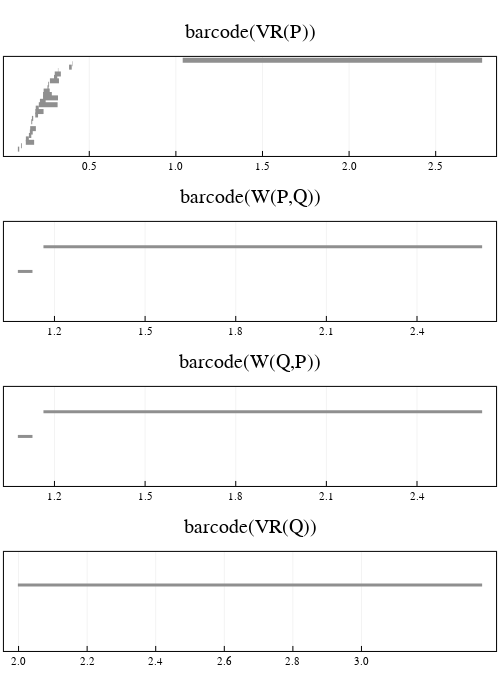

Notebook code cell kept with this figure:
### Code cell
# plot barcodes
barcode_P = barcode(VR_P, dim = 1)
barcode_W_PQ = barcode(W_P["eirene_output"], dim = 1)
barcode_W_QP = barcode(W_Q["eirene_output"], dim = 1)
barcode_Q = barcode(VR_Q, dim = 1)

p1 = plot_barcode(barcode_P, title = "barcode(VR(P))")
p2 = plot_barcode(barcode_W_PQ, title = "barcode(W(P,Q))", lw = 3)
p3 = plot_barcode(barcode_W_QP, title = "barcode(W(Q,P))", lw = 3)
p4 = plot_barcode(barcode_Q, title = "barcode(VR(Q))", lw = 3)

plot(p1, p2, p3, p4, layout = grid(4,1), size = (500, 700))

### Figure 1 — Plotly figure (JSON) as saved in the notebook; plotly's stock layout.template omitted (floating-point values rounded to 4 significant figures)
{"data": [{"colorbar": {"title": ""}, "hoverinfo": "text", "legendgroup": "y1", "line": {"color": "rgba(143, 143, 143, 1.000)", "dash": "solid", "shape": "linear", "width": 5}, "mode": "lines", "name": "y1", "showlegend": true, "text": ["class 7", "class 7"], "type": "scatter", "x": [0.08768, 0.09556], "xaxis": "x1", "y": [1, 1], "yaxis": "y1", "zmax": null, "zmin": null}, {"colorbar": {"title": ""}, "hoverinfo": "text", "legendgroup": "y2", "line": {"color": "rgba(143, 143, 143, 1.000)", "dash": "solid", "shape": "linear", "width": 5}, "mode": "lines", "name": "y2", "showlegend": true, "text": ["class 1", "class 1"], "type": "scatter", "x": [0.1057, 0.1104], "xaxis": "x1", "y": [2, 2], "yaxis": "y1", "zmax": null, "zmin": null}, {"colorbar": {"title": ""}, "hoverinfo": "text", "legendgroup": "y3", "line": {"color": "rgba(143, 143, 143, 1.000)", "dash": "solid", "shape": "linear", "width": 5}, "mode": "lines", "name": "y3", "showlegend": true, "text": ["class 25", "class 25"], "type": "scatter", "x": [0.1335, 0.1816], "xaxis": "x1", "y": [3, 3], "yaxis": "y1", "zmax": null, "zmin": null}, {"colorbar": {"title": ""}, "hoverinfo": "text", "legendgroup": "y4", "line": {"color": "rgba(143, 143, 143, 1.000)", "dash": "solid", "shape": "linear", "width": 5}, "mode": "lines", "name": "y4", "showlegend": true, "text": ["class 2", "class 2"], "type": "scatter", "x": [0.1339, 0.1511], "xaxis": "x1", "y": [4, 4], "yaxis": "y1", "zmax": null, "zmin": null}, {"colorbar": {"title": ""}, "hoverinfo": "text", "legendgroup": "y5", "line": {"color": "rgba(143, 143, 143, 1.000)", "dash": "solid", "shape": "linear", "width": 5}, "mode": "lines", "name": "y5", "showlegend": true, "text": ["class 8", "class 8"], "type": "scatter", "x": [0.1514, 0.1652], "xaxis": "x1", "y": [5, 5], "yaxis": "y1", "zmax": null, "zmin": null}, {"colorbar": {"title": ""}, "hoverinfo": "text", "legendgroup": "y6", "line": {"color": "rgba(143, 143, 143, 1.000)", "dash": "solid", "shape": "linear", "width": 5}, "mode": "lines", "name": "y6", "showlegend": true, "text": ["class 9", "class 9"], "type": "scatter", "x": [0.1569, 0.1736], "xaxis": "x1", "y": [6, 6], "yaxis": "y1", "zmax": null, "zmin": null}, {"colorbar": {"title": ""}, "hoverinfo": "text", "legendgroup": "y7", "line": {"color": "rgba(143, 143, 143, 1.000)", "dash": "solid", "shape": "linear", "width": 5}, "mode": "lines", "name": "y7", "showlegend": true, "text": ["class 10", "class 10"], "type": "scatter", "x": [0.1588, 0.1916], "xaxis": "x1", "y": [7, 7], "yaxis": "y1", "zmax": null, "zmin": null}, {"colorbar": {"title": ""}, "hoverinfo": "text", "legendgroup": "y8", "line": {"color": "rgba(143, 143, 143, 1.000)", "dash": "solid", "shape": "linear", "width": 5}, "mode": "lines", "name": "y8", "showlegend": true, "text": ["class 11", "class 11"], "type": "scatter", "x": [0.1594, 0.1605], "xaxis": "x1", "y": [8, 8], "yaxis": "y1", "zmax": null, "zmin": null}, {"colorbar": {"title": ""}, "hoverinfo": "text", "legendgroup": "y9", "line": {"color": "rgba(143, 143, 143, 1.000)", "dash": "solid", "shape": "linear", "width": 5}, "mode": "lines", "name": "y9", "showlegend": true, "text": ["class 3", "class 3"], "type": "scatter", "x": [0.1651, 0.1706], "xaxis": "x1", "y": [9, 9], "yaxis": "y1", "zmax": null, "zmin": null}, {"colorbar": {"title": ""}, "hoverinfo": "text", "legendgroup": "y10", "line": {"color": "rgba(143, 143, 143, 1.000)", "dash": "solid", "shape": "linear", "width": 5}, "mode": "lines", "name": "y10", "showlegend": true, "text": ["class 12", "class 12"], "type": "scatter", "x": [0.1689, 0.1761], "xaxis": "x1", "y": [10, 10], "yaxis": "y1", "zmax": null, "zmin": null}, {"colorbar": {"title": ""}, "hoverinfo": "text", "legendgroup": "y11", "line": {"color": "rgba(143, 143, 143, 1.000)", "dash": "solid", "shape": "linear", "width": 5}, "mode": "lines", "name": "y11", "showlegend": true, "text": ["class 13", "class 13"], "type": "scatter", "x": [0.1882, 0.2042], "xaxis": "x1", "y": [11, 11], "yaxis": "y1", "zmax": null, "zmin": null}, {"colorbar": {"title": ""}, "hoverinfo": "text", "legendgroup": "y12", "line": {"color": "rgba(143, 143, 143, 1.000)", "dash": "solid", "shape": "linear", "width": 5}, "mode": "lines", "name": "y12", "showlegend": true, "text": ["class 14", "class 14"], "type": "scatter", "x": [0.1887, 0.236], "xaxis": "x1", "y": [12, 12], "yaxis": "y1", "zmax": null, "zmin": null}, {"colorbar": {"title": ""}, "hoverinfo": "text", "legendgroup": "y13", "line": {"color": "rgba(143, 143, 143, 1.000)", "dash": "solid", "shape": "linear", "width": 5}, "mode": "lines", "name": "y13", "showlegend": true, "text": ["class 4", "class 4"], "type": "scatter", "x": [0.1908, 0.2084], "xaxis": "x1", "y": [13, 13], "yaxis": "y1", "zmax": null, "zmin": null}, {"colorbar": {"title": ""}, "hoverinfo": "text", "legendgroup": "y14", "line": {"color": "rgba(143, 143, 143, 1.000)", "dash": "solid", "shape": "linear", "width": 5}, "mode": "lines", "name": "y14", "showlegend": true, "text": ["class 26", "class 26"], "type": "scatter", "x": [0.2086, 0.3171], "xaxis": "x1", "y": [14, 14], "yaxis": "y1", "zmax": null, "zmin": null}, {"colorbar": {"title": ""}, "hoverinfo": "text", "legendgroup": "y15", "line": {"color": "rgba(143, 143, 143, 1.000)", "dash": "solid", "shape": "linear", "width": 5}, "mode": "lines", "name": "y15", "showlegend": true, "text": ["class 15", "class 15"], "type": "scatter", "x": [0.2151, 0.2481], "xaxis": "x1", "y": [15, 15], "yaxis": "y1", "zmax": null, "zmin": null}, {"colorbar": {"title": ""}, "hoverinfo": "text", "legendgroup": "y16", "line": {"color": "rgba(143, 143, 143, 1.000)", "dash": "solid", "shape": "linear", "width": 5}, "mode": "lines", "name": "y16", "showlegend": true, "text": ["class 16", "class 16"], "type": "scatter", "x": [0.233, 0.3193], "xaxis": "x1", "y": [16, 16], "yaxis": "y1", "zmax": null, "zmin": null}, {"colorbar": {"title": ""}, "hoverinfo": "text", "legendgroup": "y17", "line": {"color": "rgba(143, 143, 143, 1.000)", "dash": "solid", "shape": "linear", "width": 5}, "mode": "lines", "name": "y17", "showlegend": true, "text": ["class 27", "class 27"], "type": "scatter", "x": [0.2331, 0.2837], "xaxis": "x1", "y": [17, 17], "yaxis": "y1", "zmax": null, "zmin": null}, {"colorbar": {"title": ""}, "hoverinfo": "text", "legendgroup": "y18", "line": {"color": "rgba(143, 143, 143, 1.000)", "dash": "solid", "shape": "linear", "width": 5}, "mode": "lines", "name": "y18", "showlegend": true, "text": ["class 17", "class 17"], "type": "scatter", "x": [0.2365, 0.2717], "xaxis": "x1", "y": [18, 18], "yaxis": "y1", "zmax": null, "zmin": null}, {"colorbar": {"title": ""}, "hoverinfo": "text", "legendgroup": "y19", "line": {"color": "rgba(143, 143, 143, 1.000)", "dash": "solid", "shape": "linear", "width": 5}, "mode": "lines", "name": "y19", "showlegend": true, "text": ["class 18", "class 18"], "type": "scatter", "x": [0.2586, 0.2653], "xaxis": "x1", "y": [19, 19], "yaxis": "y1", "zmax": null, "zmin": null}, {"colorbar": {"title": ""}, "hoverinfo": "text", "legendgroup": "y20", "line": {"color": "rgba(143, 143, 143, 1.000)", "dash": "solid", "shape": "linear", "width": 5}, "mode": "lines", "name": "y20", "showlegend": true, "text": ["class 5", "class 5"], "type": "scatter", "x": [0.2631, 0.2679], "xaxis": "x1", "y": [20, 20], "yaxis": "y1", "zmax": null, "zmin": null}, {"colorbar": {"title": ""}, "hoverinfo": "text", "legendgroup": "y21", "line": {"color": "rgba(143, 143, 143, 1.000)", "dash": "solid", "shape": "linear", "width": 5}, "mode": "lines", "name": "y21", "showlegend": true, "text": ["class 19", "class 19"], "type": "scatter", "x": [0.2727, 0.3249], "xaxis": "x1", "y": [21, 21], "yaxis": "y1", "zmax": null, "zmin": null}, {"colorbar": {"title": ""}, "hoverinfo": "text", "legendgroup": "y22", "line": {"color": "rgba(143, 143, 143, 1.000)", "dash": "solid", "shape": "linear", "width": 5}, "mode": "lines", "name": "y22", "showlegend": true, "text": ["class 20", "class 20"], "type": "scatter", "x": [0.2964, 0.3151], "xaxis": "x1", "y": [22, 22], "yaxis": "y1", "zmax": null, "zmin": null}, {"colorbar": {"title": ""}, "hoverinfo": "text", "legendgroup": "y23", "line": {"color": "rgba(143, 143, 143, 1.000)", "dash": "solid", "shape": "linear", "width": 5}, "mode": "lines", "name": "y23", "showlegend": true, "text": ["class 21", "class 21"], "type": "scatter", "x": [0.3006, 0.3359], "xaxis": "x1", "y": [23, 23], "yaxis": "y1", "zmax": null, "zmin": null}, {"colorbar": {"title": ""}, "hoverinfo": "text", "legendgroup": "y24", "line": {"color": "rgba(143, 143, 143, 1.000)", "dash": "solid", "shape": "linear", "width": 5}, "mode": "lines", "name": "y24", "showlegend": true, "text": ["class 6", "class 6"], "type": "scatter", "x": [0.3191, 0.3211], "xaxis": "x1", "y": [24, 24], "yaxis": "y1", "zmax": null, "zmin": null}, {"colorbar": {"title": ""}, "hoverinfo": "text", "legendgroup": "y25", "line": {"color": "rgba(143, 143, 143, 1.000)", "dash": "solid", "shape": "linear", "width": 5}, "mode": "lines", "name": "y25", "showlegend": true, "text": ["class 22", "class 22"], "type": "scatter", "x": [0.3833, 0.3986], "xaxis": "x1", "y": [25, 25], "yaxis": "y1", "zmax": null, "zmin": null}, {"colorbar": {"title": ""}, "hoverinfo": "text", "legendgroup": "y26", "line": {"color": "rgba(143, 143, 143, 1.000)", "dash": "solid", "shape": "linear", "width": 5}, "mode": "lines", "name": "y26", "showlegend": true, "text": ["class 23", "class 23"], "type": "scatter", "x": [0.4016, 0.404], "xaxis": "x1", "y": [26, 26], "yaxis": "y1", "zmax": null, "zmin": null}, {"colorbar": {"title": ""}, "hoverinfo": "text", "legendgroup": "y27", "line": {"color": "rgba(143, 143, 143, 1.000)", "dash": "solid", "shape": "linear", "width": 5}, "mode": "lines", "name": "y27", "showlegend": true, "text": ["class 24", "class 24"], "type": "scatter", "x": [1.039, 2.768], "xaxis": "x1", "y": [27, 27], "yaxis": "y1", "zmax": null, "zmin": null}, {"colorbar": {"title": ""}, "hoverinfo": "text", "legendgroup": "y1", "line": {"color": "rgba(143, 143, 143, 1.000)", "dash": "solid", "shape": "linear", "width": 3}, "mode": "lines", "name": "y1", "showlegend": true, "text": ["class 1", "class 1"], "type": "scatter", "x": [1.079, 1.127], "xaxis": "x2", "y": [1, 1], "yaxis": "y2", "zmax": null, "zmin": null}, {"colorbar": {"title": ""}, "hoverinfo": "text", "legendgroup": "y2", "line": {"color": "rgba(143, 143, 143, 1.000)", "dash": "solid", "shape": "linear", "width": 3}, "mode": "lines", "name": "y2", "showlegend": true, "text": ["class 2", "class 2"], "type": "scatter", "x": [1.164, 2.616], "xaxis": "x2", "y": [2, 2], "yaxis": "y2", "zmax": null, "zmin": null}, {"colorbar": {"title": ""}, "hoverinfo": "text", "legendgroup": "y1", "line": {"color": "rgba(143, 143, 143, 1.000)", "dash": "solid", "shape": "linear", "width": 3}, "mode": "lines", "name": "y1", "showlegend": true, "text": ["class 1", "class 1"], "type": "scatter", "x": [1.079, 1.127], "xaxis": "x3", "y": [1, 1], "yaxis": "y3", "zmax": null, "zmin": null}, {"colorbar": {"title": ""}, "hoverinfo": "text", "legendgroup": "y2", "line": {"color": "rgba(143, 143, 143, 1.000)", "dash": "solid", "shape": "linear", "width": 3}, "mode": "lines", "name": "y2", "showlegend": true, "text": ["class 2", "class 2"], "type": "scatter", "x": [1.164, 2.616], "xaxis": "x3", "y": [2, 2], "yaxis": "y3", "zmax": null, "zmin": null}, {"colorbar": {"title": ""}, "hoverinfo": "text", "legendgroup": "y1", "line": {"color": "rgba(143, 143, 143, 1.000)", "dash": "solid", "shape": "linear", "width": 3}, "mode": "lines", "name": "y1", "showlegend": true, "text": ["class 1", "class 1"], "type": "scatter", "x": [1.998, 3.352], "xaxis": "x4", "y": [1, 1], "yaxis": "y4", "zmax": null, "zmin": null}], "layout": {"annotations": [{"font": {"color": "rgba(0, 0, 0, 1.000)", "family": "sans-serif", "size": 20}, "rotation": 0, "showarrow": false, "text": "barcode(VR(P))", "x": 0.5, "xanchor": "center", "xref": "paper", "y": 1, "yanchor": "top", "yref": "paper"}, {"font": {"color": "rgba(0, 0, 0, 1.000)", "family": "sans-serif", "size": 20}, "rotation": 0, "showarrow": false, "text": "barcode(W(P,Q))", "x": 0.5, "xanchor": "center", "xref": "paper", "y": 0.75, "yanchor": "top", "yref": "paper"}, {"font": {"color": "rgba(0, 0, 0, 1.000)", "family": "sans-serif", "size": 20}, "rotation": 0, "showarrow": false, "text": "barcode(W(Q,P))", "x": 0.5, "xanchor": "center", "xref": "paper", "y": 0.5, "yanchor": "top", "yref": "paper"}, {"font": {"color": "rgba(0, 0, 0, 1.000)", "family": "sans-serif", "size": 20}, "rotation": 0, "showarrow": false, "text": "barcode(VR(Q))", "x": 0.5, "xanchor": "center", "xref": "paper", "y": 0.25, "yanchor": "top", "yref": "paper"}], "height": 700, "margin": {"b": 20, "l": 0, "r": 0, "t": 20}, "paper_bgcolor": "rgba(255, 255, 255, 1.000)", "plot_bgcolor": "rgba(255, 255, 255, 1.000)", "showlegend": false, "width": 500, "xaxis1": {"anchor": "y1", "domain": [0.007874, 0.9921], "gridcolor": "rgba(0, 0, 0, 0.100)", "gridwidth": 0.5, "linecolor": "rgba(0, 0, 0, 1.000)", "mirror": true, "range": [0.007262, 2.849], "showgrid": true, "showline": true, "showticklabels": true, "tickangle": 0, "tickcolor": "rgb(0, 0, 0)", "tickfont": {"color": "rgba(0, 0, 0, 1.000)", "family": "sans-serif", "size": 11}, "tickmode": "array", "ticks": "inside", "ticktext": ["0.5", "1.0", "1.5", "2.0", "2.5"], "tickvals": [0.5, 1, 1.5, 2, 2.5], "title": "", "titlefont": {"color": "rgba(0, 0, 0, 1.000)", "family": "sans-serif", "size": 15}, "type": "-", "visible": true, "zeroline": false, "zerolinecolor": "rgba(0, 0, 0, 1.000)"}, "xaxis2": {"anchor": "y2", "domain": [0.007874, 0.9921], "gridcolor": "rgba(0, 0, 0, 0.100)", "gridwidth": 0.5, "linecolor": "rgba(0, 0, 0, 1.000)", "mirror": true, "range": [1.033, 2.662], "showgrid": true, "showline": true, "showticklabels": true, "tickangle": 0, "tickcolor": "rgb(0, 0, 0)", "tickfont": {"color": "rgba(0, 0, 0, 1.000)", "family": "sans-serif", "size": 11}, "tickmode": "array", "ticks": "inside", "ticktext": ["1.2", "1.5", "1.8", "2.1", "2.4"], "tickvals": [1.2, 1.5, 1.8, 2.1, 2.4], "title": "", "titlefont": {"color": "rgba(0, 0, 0, 1.000)", "family": "sans-serif", "size": 15}, "type": "-", "visible": true, "zeroline": false, "zerolinecolor": "rgba(0, 0, 0, 1.000)"}, "xaxis3": {"anchor": "y3", "domain": [0.007874, 0.9921], "gridcolor": "rgba(0, 0, 0, 0.100)", "gridwidth": 0.5, "linecolor": "rgba(0, 0, 0, 1.000)", "mirror": true, "range": [1.033, 2.662], "showgrid": true, "showline": true, "showticklabels": true, "tickangle": 0, "tickcolor": "rgb(0, 0, 0)", "tickfont": {"color": "rgba(0, 0, 0, 1.000)", "family": "sans-serif", "size": 11}, "tickmode": "array", "ticks": "inside", "ticktext": ["1.2", "1.5", "1.8", "2.1", "2.4"], "tickvals": [1.2, 1.5, 1.8, 2.1, 2.4], "title": "", "titlefont": {"color": "rgba(0, 0, 0, 1.000)", "family": "sans-serif", "size": 15}, "type": "-", "visible": true, "zeroline": false, "zerolinecolor": "rgba(0, 0, 0, 1.000)"}, "xaxis4": {"anchor": "y4", "domain": [0.007874, 0.9921], "gridcolor": "rgba(0, 0, 0, 0.100)", "gridwidth": 0.5, "linecolor": "rgba(0, 0, 0, 1.000)", "mirror": true, "range": [1.957, 3.393], "showgrid": true, "showline": true, "showticklabels": true, "tickangle": 0, "tickcolor": "rgb(0, 0, 0)", "tickfont": {"color": "rgba(0, 0, 0, 1.000)", "family": "sans-serif", "size": 11}, "tickmode": "array", "ticks": "inside", "ticktext": ["2.0", "2.2", "2.4", "2.6", "2.8", "3.0", "3.0"], "tickvals": [2, 2.2, 2.4, 2.6, 2.8, 3, 3], "title": "", "titlefont": {"color": "rgba(0, 0, 0, 1.000)", "family": "sans-serif", "size": 15}, "type": "-", "visible": true, "zeroline": false, "zerolinecolor": "rgba(0, 0, 0, 1.000)"}, "yaxis1": {"anchor": "x1", "domain": [0.794, 0.9441], "gridcolor": "rgba(0, 0, 0, 0.100)", "gridwidth": 0.5, "linecolor": "rgba(0, 0, 0, 1.000)", "mirror": true, "range": [-1, 28], "showgrid": true, "showline": true, "showticklabels": true, "tickangle": 0, "tickcolor": "rgb(0, 0, 0)", "tickfont": {"color": "rgba(0, 0, 0, 1.000)", "family": "sans-serif", "size": 11}, "tickmode": "array", "ticks": "inside", "ticktext": [], "tickvals": [], "title": "", "titlefont": {"color": "rgba(0, 0, 0, 1.000)", "family": "sans-serif", "size": 15}, "type": "-", "visible": true, "zeroline": false, "zerolinecolor": "rgba(0, 0, 0, 1.000)"}, "yaxis2": {"anchor": "x2", "domain": [0.544, 0.6941], "gridcolor": "rgba(0, 0, 0, 0.100)", "gridwidth": 0.5, "linecolor": "rgba(0, 0, 0, 1.000)", "mirror": true, "range": [-1, 3], "showgrid": true, "showline": true, "showticklabels": true, "tickangle": 0, "tickcolor": "rgb(0, 0, 0)", "tickfont": {"color": "rgba(0, 0, 0, 1.000)", "family": "sans-serif", "size": 11}, "tickmode": "array", "ticks": "inside", "ticktext": [], "tickvals": [], "title": "", "titlefont": {"color": "rgba(0, 0, 0, 1.000)", "family": "sans-serif", "size": 15}, "type": "-", "visible": true, "zeroline": false, "zerolinecolor": "rgba(0, 0, 0, 1.000)"}, "yaxis3": {"anchor": "x3", "domain": [0.294, 0.4441], "gridcolor": "rgba(0, 0, 0, 0.100)", "gridwidth": 0.5, "linecolor": "rgba(0, 0, 0, 1.000)", "mirror": true, "range": [-1, 3], "showgrid": true, "showline": true, "showticklabels": true, "tickangle": 0, "tickcolor": "rgb(0, 0, 0)", "tickfont": {"color": "rgba(0, 0, 0, 1.000)", "family": "sans-serif", "size": 11}, "tickmode": "array", "ticks": "inside", "ticktext": [], "tickvals": [], "title": "", "titlefont": {"color": "rgba(0, 0, 0, 1.000)", "family": "sans-serif", "size": 15}, "type": "-", "visible": true, "zeroline": false, "zerolinecolor": "rgba(0, 0, 0, 1.000)"}, "yaxis4": {"anchor": "x4", "domain": [0.04399, 0.1941], "gridcolor": "rgba(0, 0, 0, 0.100)", "gridwidth": 0.5, "linecolor": "rgba(0, 0, 0, 1.000)", "mirror": true, "range": [-1, 2], "showgrid": true, "showline": true, "showticklabels": true, "tickangle": 0, "tickcolor": "rgb(0, 0, 0)", "tickfont": {"color": "rgba(0, 0, 0, 1.000)", "family": "sans-serif", "size": 11}, "tickmode": "array", "ticks": "inside", "ticktext": [], "tickvals": [], "title": "", "titlefont": {"color": "rgba(0, 0, 0, 1.000)", "family": "sans-serif", "size": 15}, "type": "-", "visible": true, "zeroline": false, "zerolinecolor": "rgba(0, 0, 0, 1.000)"}}}
